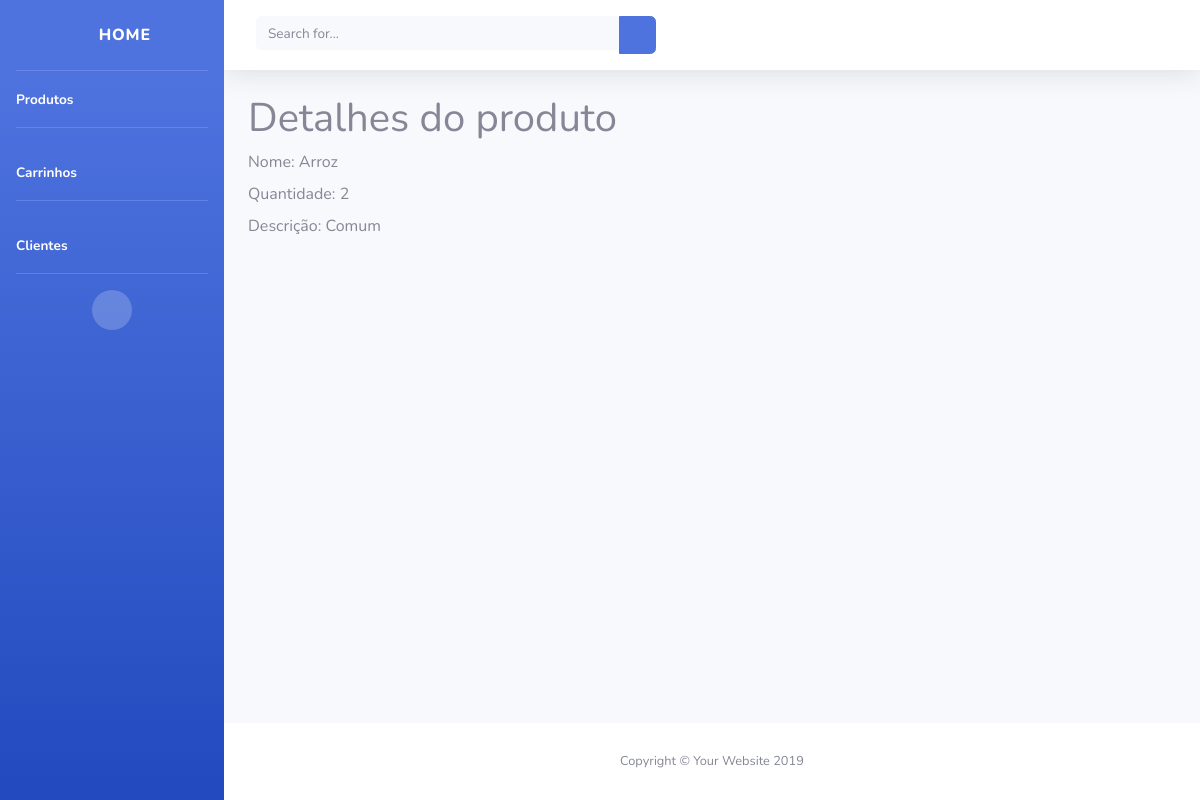
The page /primeira/produto/1 on the database its author committed.
### primeira/models.py (models this page shows)
class Produto(models.Model):
    nome = models.CharField(max_length=50)
    descricao = models.CharField(max_length=50)
    quantidade = models.IntegerField()
    carrinho = models.ForeignKey(CarrinhoDeCompras, on_delete=models.CASCADE)

### primeira/views.py (the view)
# urls.py: path('produto/<int:produto_id>', views.produto_show),
def produto_show(request, produto_id):
    produto = Produto.objects.get(id=produto_id)
    return render (request, 'produto/show.html', {'produto': produto})

### primeira/templates/produto/show.html
{% extends 'base.html' %}
{% block conteudo %}
<h1>Detalhes do produto</h1>
<div>
    <label>Nome:</label>
    {{produto.nome}}
</div>
<div>
    <label>Quantidade:</label>
    {{produto.quantidade}}
</div>
<div>
    <label>Descrição:</label>
    {{produto.descricao}}
</div>
{% endblock %}

### rows shown on the page
Produto: nome "Arroz", quantidade "2", descricao "Comum"
